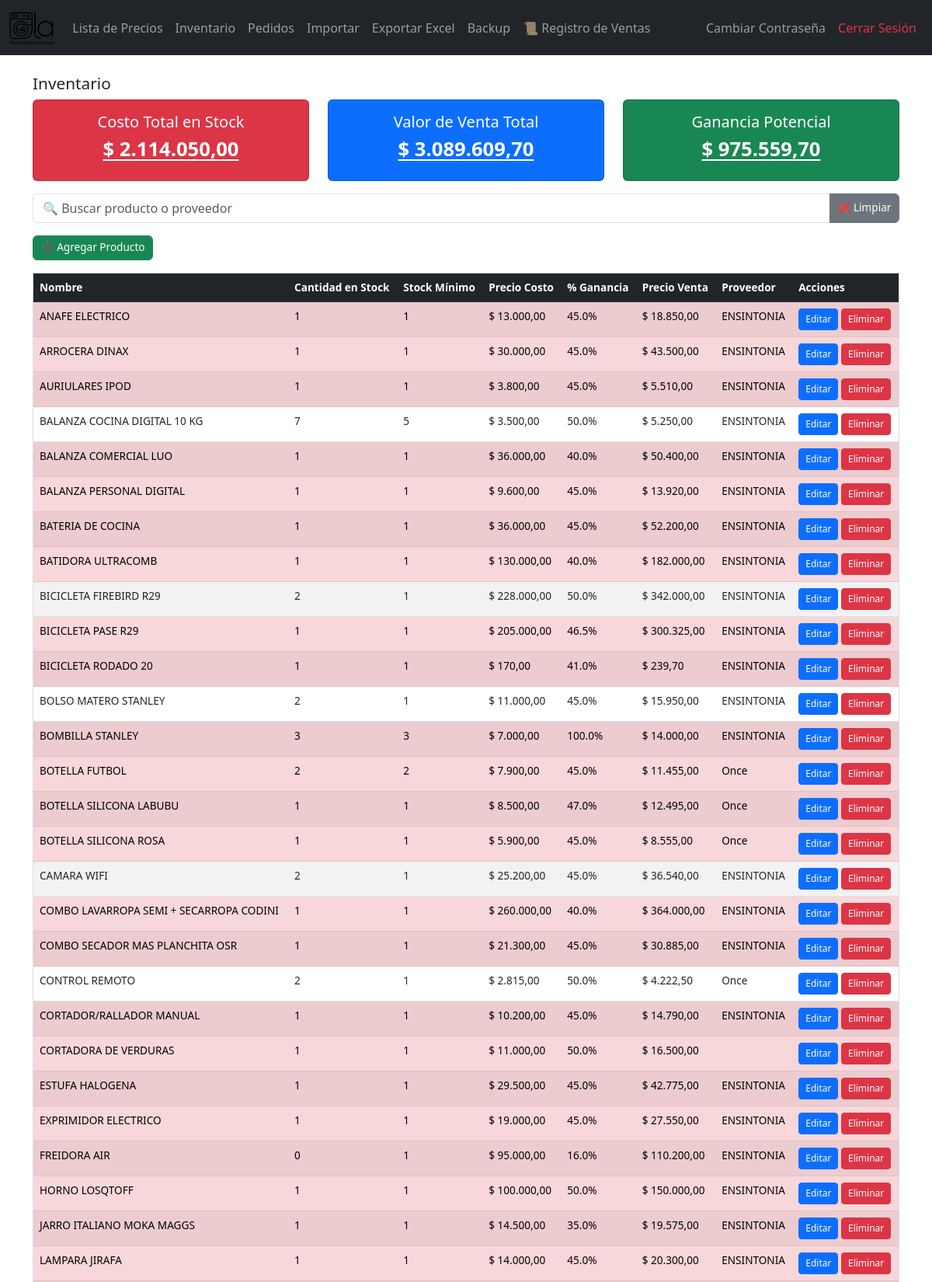
The app's page /inventario (signed in, upper part) with its own data.
### tables this page shows
CREATE TABLE productos (
        id INTEGER PRIMARY KEY AUTOINCREMENT,
        nombre TEXT NOT NULL,
        cantidad INTEGER NOT NULL,
        stock_minimo INTEGER NOT NULL,
        precio_costo REAL NOT NULL,
        proveedor TEXT NOT NULL,
        ganancia REAL DEFAULT 0
    );

### app_negocio.py (the view)
@app.route("/inventario")
def inventario():
    if "usuario" not in session:
        return redirect(url_for("login"))
    q = request.args.get("q", "").lower()
    productos_db = obtener_productos()
    productos = []
    for p in productos_db:
        precio_venta = p["precio_costo"] * (1 + (p["ganancia"] or 0) / 100)
        productos.append({
            "id": p["id"],
            "nombre": p["nombre"],
            "cantidad": p["cantidad"],
            "stock_minimo": p["stock_minimo"],
            "precio_costo": p["precio_costo"],
            "ganancia": p["ganancia"] or 0,
            "precio_venta": precio_venta,
            "proveedor": p["proveedor"]
        })
    if q:
        productos = [p for p in productos if q in p["nombre"].lower() or q in p["proveedor"].lower()]
    total_costo = sum(p["cantidad"] * p["precio_costo"] for p in productos)
    total_venta = sum(p["cantidad"] * p["precio_venta"] for p in productos)
    ganancia = total_venta - total_costo
    return render_template("index.html",
                           productos=productos,
                           query=q,
                           total_costo=total_costo,
                           total_venta=total_venta,
                           ganancia=ganancia)

### app_negocio.py (called while the page is built)
@app.template_filter('precio')
def format_precio(value):
    try:
        return f"{float(value):,.2f}".replace(',', 'X').replace('.', ',').replace('X', '.')
    except:
        return value

def get_connection():
    conn = sqlite3.connect(DB_NAME)
    conn.row_factory = sqlite3.Row
    return conn

def obtener_productos():
    conn = get_connection()
    productos = conn.execute("SELECT * FROM productos ORDER BY LOWER(nombre)").fetchall()
    conn.close()
    return productos

### templates/index.html (shortened to what this page needs)
{% extends "layout.html" %}
{% block content %}
<h2>Inventario</h2>
<div class="row mb-3">
    <div class="col-md-4">
        <div class="card bg-danger text-white text-center">
            <div class="card-body">
                <h5 class="card-title">Costo Total en Stock</h5>
                <h3>$ {{ total_costo|precio }}</h3>
            </div>
        </div>
    </div>
    <div class="col-md-4">
        <div class="card bg-primary text-white text-center">
            <div class="card-body">
                <h5 class="card-title">Valor de Venta Total</h5>
                <h3>$ {{ total_venta|precio }}</h3>
            </div>
        </div>
    </div>
    <div class="col-md-4">
        <div class="card {% if ganancia < 0 %}bg-danger{% else %}bg-success{% endif %} text-white text-center">
            <div class="card-body">
                <h5 class="card-title">Ganancia Potencial</h5>
                <h3>$ {{ ganancia|precio }}</h3>
            </div>
        </div>
    </div>
</div>
<div class="input-group mb-3">
    <input type="text" id="buscador" class="form-control" placeholder="🔍 Buscar producto o proveedor">
    <button type="button" class="btn btn-secondary" onclick="limpiarBusqueda()">❌ Limpiar</button>
</div>
<a href="{{ url_for('agregar') }}" class="btn btn-success mb-3">➕ Agregar Producto</a>
<div style="max-height: 55vh; overflow-y: auto; border: 1px solid #ddd;">
<table class="table table-striped">
<thead class="table-dark" style="position: sticky; top: 0;">
<tr>
  <th>Nombre</th>
  <th>Cantidad en Stock</th>
  <th>Stock Mínimo</th>
  <th>Precio Costo</th>
  <th>% Ganancia</th>
  <th>Precio Venta</th>
  <th>Proveedor</th>
  <th>Acciones</th>
</tr>
</thead>
<tbody>
{% for p in productos %}
<tr class="{% if p['cantidad'] <= p['stock_minimo'] %}table-danger{% endif %}">
  <td>{{ p['nombre'] }}</td>
  <td>{{ p['cantidad'] }}</td>
  <td>{{ p['stock_minimo'] }}</td>
  <td>$ {{ p['precio_costo']|precio }}</td>
  <td>{{ p['ganancia'] }}%</td>
  <td>$ {{ p['precio_venta']|precio }}</td>
  <td>{{ p['proveedor'] }}</td>
  <td>
    <a href="{{ url_for('editar', id=p['id']) }}" class="btn btn-sm btn-primary">Editar</a>
    <a href="{{ url_for('eliminar', id=p['id']) }}" class="btn btn-sm btn-danger" onclick="return confirm('¿Eliminar este producto?')">Eliminar</a>
  </td>
</tr>
{% endfor %}
</tbody>
</table>
</div>
{% endblock %}

### templates/layout.html (style rules this page uses)
@media (min-width: 992px) { table { font-size: 0.85rem; } }
@media (min-width: 992px) { table th, table td { padding: 0.4rem 0.6rem; } }
@media (min-width: 992px) { h2 { font-size: 1.3rem; } }
@media (min-width: 992px) { h3 { font-size: 1.6rem; text-decoration: underline; text-underline-offset: 4px; font-weight: bold; text-align: center; } }
@media (min-width: 992px) { .btn { font-size: 0.85rem !important; padding: 0.3rem 0.6rem !important; } }
@media (min-width: 992px) { .btn-sm { font-size: 0.75rem !important; padding: 0.25rem 0.5rem !important; } }
h3 { text-decoration: underline; text-underline-offset: 4px; font-weight: bold; text-align: center; }

### records on screen
productos: nombre "ANAFE ELECTRICO", cantidad "1", stock_minimo "1", precio_costo|precio "13.000,00", ganancia "45.0", precio_venta|precio "18.850,00", proveedor "ENSINTONIA"
productos: nombre "ARROCERA DINAX", cantidad "1", stock_minimo "1", precio_costo|precio "30.000,00", ganancia "45.0", precio_venta|precio "43.500,00", proveedor "ENSINTONIA"
productos: nombre "AURIULARES IPOD", cantidad "1", stock_minimo "1", precio_costo|precio "3.800,00", ganancia "45.0", precio_venta|precio "5.510,00", proveedor "ENSINTONIA"
productos: nombre "BALANZA COCINA DIGITAL 10 KG", cantidad "7", stock_minimo "5", precio_costo|precio "3.500,00", ganancia "50.0", precio_venta|precio "5.250,00", proveedor "ENSINTONIA"
productos: nombre "BALANZA COMERCIAL LUO", cantidad "1", stock_minimo "1", precio_costo|precio "36.000,00", ganancia "40.0", precio_venta|precio "50.400,00", proveedor "ENSINTONIA"
productos: nombre "BALANZA PERSONAL DIGITAL", cantidad "1", stock_minimo "1", precio_costo|precio "9.600,00", ganancia "45.0", precio_venta|precio "13.920,00", proveedor "ENSINTONIA"
productos: nombre "BATERIA DE COCINA", cantidad "1", stock_minimo "1", precio_costo|precio "36.000,00", ganancia "45.0", precio_venta|precio "52.200,00", proveedor "ENSINTONIA"
productos: nombre "BATIDORA ULTRACOMB", cantidad "1", stock_minimo "1", precio_costo|precio "130.000,00", ganancia "40.0", precio_venta|precio "182.000,00", proveedor "ENSINTONIA"
productos: nombre "BICICLETA FIREBIRD R29", cantidad "2", stock_minimo "1", precio_costo|precio "228.000,00", ganancia "50.0", precio_venta|precio "342.000,00", proveedor "ENSINTONIA"
productos: nombre "BICICLETA PASE R29", cantidad "1", stock_minimo "1", precio_costo|precio "205.000,00", ganancia "46.5", precio_venta|precio "300.325,00", proveedor "ENSINTONIA"
productos: nombre "BICICLETA RODADO 20", cantidad "1", stock_minimo "1", precio_costo|precio "170,00", ganancia "41.0", precio_venta|precio "239,70", proveedor "ENSINTONIA"
productos: nombre "BOLSO MATERO STANLEY", cantidad "2", stock_minimo "1", precio_costo|precio "11.000,00", ganancia "45.0", precio_venta|precio "15.950,00", proveedor "ENSINTONIA"
productos: nombre "BOMBILLA STANLEY", cantidad "3", stock_minimo "3", precio_costo|precio "7.000,00", ganancia "100.0", precio_venta|precio "14.000,00", proveedor "ENSINTONIA"
productos: nombre "BOTELLA FUTBOL", cantidad "2", stock_minimo "2", precio_costo|precio "7.900,00", ganancia "45.0", precio_venta|precio "11.455,00", proveedor "Once"
productos: nombre "BOTELLA SILICONA LABUBU", cantidad "1", stock_minimo "1", precio_costo|precio "8.500,00", ganancia "47.0", precio_venta|precio "12.495,00", proveedor "Once"
productos: nombre "BOTELLA SILICONA ROSA", cantidad "1", stock_minimo "1", precio_costo|precio "5.900,00", ganancia "45.0", precio_venta|precio "8.555,00", proveedor "Once"
productos: nombre "CAMARA WIFI", cantidad "2", stock_minimo "1", precio_costo|precio "25.200,00", ganancia "45.0", precio_venta|precio "36.540,00", proveedor "ENSINTONIA"
productos: nombre "COMBO LAVARROPA SEMI + SECARROPA CODINI", cantidad "1", stock_minimo "1", precio_costo|precio "260.000,00", ganancia "40.0", precio_venta|precio "364.000,00", proveedor "ENSINTONIA"
productos: nombre "COMBO SECADOR MAS PLANCHITA OSR", cantidad "1", stock_minimo "1", precio_costo|precio "21.300,00", ganancia "45.0", precio_venta|precio "30.885,00", proveedor "ENSINTONIA"
productos: nombre "CONTROL REMOTO", cantidad "2", stock_minimo "1", precio_costo|precio "2.815,00", ganancia "50.0", precio_venta|precio "4.222,50", proveedor "Once"
productos: nombre "CORTADOR/RALLADOR MANUAL", cantidad "1", stock_minimo "1", precio_costo|precio "10.200,00", ganancia "45.0", precio_venta|precio "14.790,00", proveedor "ENSINTONIA"
productos: nombre "CORTADORA DE VERDURAS", cantidad "1", stock_minimo "1", precio_costo|precio "11.000,00", ganancia "50.0", precio_venta|precio "16.500,00"
productos: nombre "ESTUFA HALOGENA", cantidad "1", stock_minimo "1", precio_costo|precio "29.500,00", ganancia "45.0", precio_venta|precio "42.775,00", proveedor "ENSINTONIA"
productos: nombre "EXPRIMIDOR ELECTRICO", cantidad "1", stock_minimo "1", precio_costo|precio "19.000,00", ganancia "45.0", precio_venta|precio "27.550,00", proveedor "ENSINTONIA"
productos: nombre "FREIDORA AIR", cantidad "0", stock_minimo "1", precio_costo|precio "95.000,00", ganancia "16.0", precio_venta|precio "110.200,00", proveedor "ENSINTONIA"
productos: nombre "HORNO LOSQTOFF", cantidad "1", stock_minimo "1", precio_costo|precio "100.000,00", ganancia "50.0", precio_venta|precio "150.000,00", proveedor "ENSINTONIA"
productos: nombre "JARRO ITALIANO MOKA MAGGS", cantidad "1", stock_minimo "1", precio_costo|precio "14.500,00", ganancia "35.0", precio_venta|precio "19.575,00", proveedor "ENSINTONIA"
productos: nombre "LAMPARA JIRAFA", cantidad "1", stock_minimo "1", precio_costo|precio "14.000,00", ganancia "45.0", precio_venta|precio "20.300,00", proveedor "ENSINTONIA"

### other values on screen
{{ total_costo|precio }} "2.114.050,00"
{{ total_venta|precio }} "3.089.609,70"
{{ ganancia|precio }} "975.559,70"
